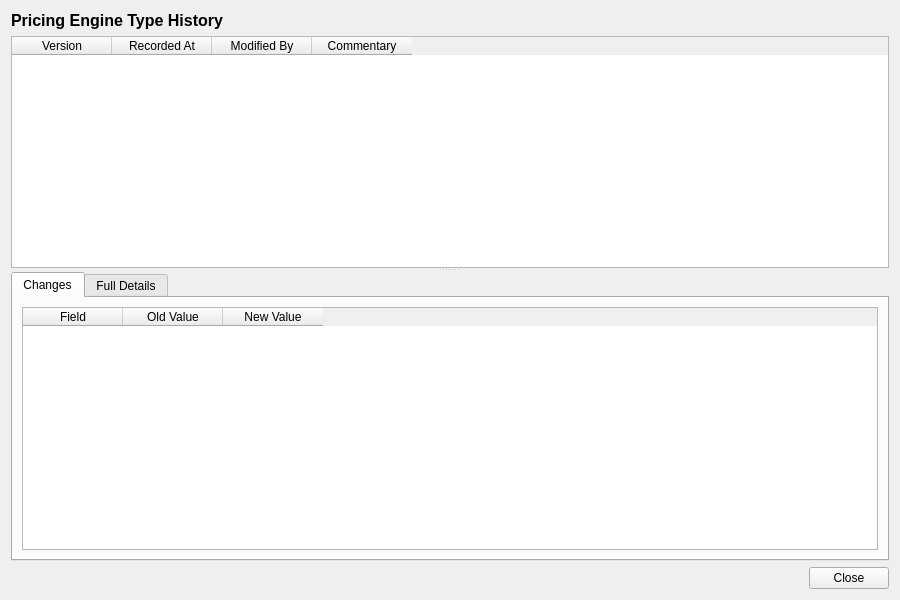
<?xml version="1.0" encoding="UTF-8"?>
<ui version="4.0">
 <class>PricingEngineTypeHistoryDialog</class>
 <widget class="QWidget" name="PricingEngineTypeHistoryDialog">
  <property name="geometry">
   <rect>
    <x>0</x>
    <y>0</y>
    <width>900</width>
    <height>600</height>
   </rect>
  </property>
  <property name="windowTitle">
   <string>Pricing Engine Type History</string>
  </property>
  <layout class="QVBoxLayout" name="verticalLayout">
   <item>
    <widget class="QLabel" name="titleLabel">
     <property name="font">
      <font>
       <pointsize>12</pointsize>
       <bold>true</bold>
      </font>
     </property>
     <property name="text">
      <string>Pricing Engine Type History</string>
     </property>
    </widget>
   </item>
   <item>
    <widget class="QSplitter" name="splitter">
     <property name="orientation">
      <enum>Qt::Vertical</enum>
     </property>
     <widget class="QTableWidget" name="versionListWidget">
      <property name="minimumHeight">
       <number>150</number>
      </property>
      <property name="maximumHeight">
       <number>250</number>
      </property>
      <property name="alternatingRowColors">
       <bool>true</bool>
      </property>
      <property name="editTriggers">
       <set>QAbstractItemView::NoEditTriggers</set>
      </property>
      <property name="selectionMode">
       <enum>QAbstractItemView::SingleSelection</enum>
      </property>
      <property name="selectionBehavior">
       <enum>QAbstractItemView::SelectRows</enum>
      </property>
      <column>
       <property name="text">
        <string>Version</string>
       </property>
      </column>
      <column>
       <property name="text">
        <string>Recorded At</string>
       </property>
      </column>
      <column>
       <property name="text">
        <string>Modified By</string>
       </property>
      </column>
      <column>
       <property name="text">
        <string>Commentary</string>
       </property>
      </column>
     </widget>
     <widget class="QWidget" name="detailWidget">
      <layout class="QVBoxLayout" name="detailLayout">
       <property name="leftMargin">
        <number>0</number>
       </property>
       <property name="topMargin">
        <number>0</number>
       </property>
       <property name="rightMargin">
        <number>0</number>
       </property>
       <property name="bottomMargin">
        <number>0</number>
       </property>
       <item>
        <widget class="QTabWidget" name="tabWidget">
         <property name="currentIndex">
          <number>0</number>
         </property>
         <widget class="QWidget" name="changesTab">
          <attribute name="title">
           <string>Changes</string>
          </attribute>
          <layout class="QVBoxLayout" name="changesTabLayout">
           <item>
            <widget class="QTableWidget" name="changesTableWidget">
             <property name="editTriggers">
              <set>QAbstractItemView::NoEditTriggers</set>
             </property>
             <property name="alternatingRowColors">
              <bool>true</bool>
             </property>
             <property name="selectionMode">
              <enum>QAbstractItemView::SingleSelection</enum>
             </property>
             <property name="selectionBehavior">
              <enum>QAbstractItemView::SelectRows</enum>
             </property>
             <column>
              <property name="text">
               <string>Field</string>
              </property>
             </column>
             <column>
              <property name="text">
               <string>Old Value</string>
              </property>
             </column>
             <column>
              <property name="text">
               <string>New Value</string>
              </property>
             </column>
            </widget>
           </item>
          </layout>
         </widget>
         <widget class="QWidget" name="fullDetailsTab">
          <attribute name="title">
           <string>Full Details</string>
          </attribute>
          <layout class="QVBoxLayout" name="fullDetailsTabLayout">
           <item>
            <widget class="QScrollArea" name="scrollArea">
             <property name="widgetResizable">
              <bool>true</bool>
             </property>
             <widget class="QWidget" name="scrollAreaWidgetContents">
              <property name="geometry">
               <rect>
                <x>0</x>
                <y>0</y>
                <width>560</width>
                <height>450</height>
               </rect>
              </property>
              <layout class="QFormLayout" name="formLayout">
               <item row="0" column="0">
                <widget class="QLabel" name="codeLabel">
                 <property name="text">
                  <string>Code:</string>
                 </property>
                </widget>
               </item>
               <item row="0" column="1">
                <widget class="QLabel" name="codeValue">
                 <property name="text">
                  <string/>
                 </property>
                </widget>
               </item>
               <item row="1" column="0">
                <widget class="QLabel" name="descriptionLabel">
                 <property name="text">
                  <string>Description:</string>
                 </property>
                </widget>
               </item>
               <item row="1" column="1">
                <widget class="QLabel" name="descriptionValue">
                 <property name="text">
                  <string/>
                 </property>
                 <property name="wordWrap">
                  <bool>true</bool>
                 </property>
                </widget>
               </item>
               <item row="2" column="0">
                <widget class="QLabel" name="instrument_type_codeLabel">
                 <property name="text">
                  <string>Instrument Type Code:</string>
                 </property>
                </widget>
               </item>
               <item row="2" column="1">
                <widget class="QLabel" name="instrumentTypeCodeValue">
                 <property name="text">
                  <string/>
                 </property>
                </widget>
               </item>
               <item row="3" column="0">
                <widget class="QLabel" name="versionNumberLabel">
                 <property name="text">
                  <string>Version:</string>
                 </property>
                </widget>
               </item>
               <item row="3" column="1">
                <widget class="QLabel" name="versionNumberValue">
                 <property name="text">
                  <string/>
                 </property>
                </widget>
               </item>
               <item row="4" column="0">
                <widget class="QLabel" name="modifiedByLabel">
                 <property name="text">
                  <string>Modified By:</string>
                 </property>
                </widget>
               </item>
               <item row="4" column="1">
                <widget class="QLabel" name="modifiedByValue">
                 <property name="text">
                  <string/>
                 </property>
                </widget>
               </item>
               <item row="5" column="0">
                <widget class="QLabel" name="recordedAtLabel">
                 <property name="text">
                  <string>Recorded At:</string>
                 </property>
                </widget>
               </item>
               <item row="5" column="1">
                <widget class="QLabel" name="recordedAtValue">
                 <property name="text">
                  <string/>
                 </property>
                </widget>
               </item>
               <item row="6" column="0">
                <widget class="QLabel" name="changeCommentaryLabel">
                 <property name="text">
                  <string>Change Commentary:</string>
                 </property>
                </widget>
               </item>
               <item row="6" column="1">
                <widget class="QLabel" name="changeCommentaryValue">
                 <property name="text">
                  <string/>
                 </property>
                 <property name="wordWrap">
                  <bool>true</bool>
                 </property>
                </widget>
               </item>
              </layout>
             </widget>
            </widget>
           </item>
          </layout>
         </widget>
        </widget>
       </item>
      </layout>
     </widget>
    </widget>
   </item>
   <item>
    <layout class="QHBoxLayout" name="buttonLayout">
     <item>
      <spacer name="horizontalSpacer">
       <property name="orientation">
        <enum>Qt::Horizontal</enum>
       </property>
       <property name="sizeHint" stdset="0">
        <size><width>40</width><height>20</height></size>
       </property>
      </spacer>
     </item>
     <item>
      <widget class="QPushButton" name="closeButton">
       <property name="text">
        <string>Close</string>
       </property>
      </widget>
     </item>
    </layout>
   </item>
  </layout>
 </widget>
 <resources/>
 <connections/>
</ui>
